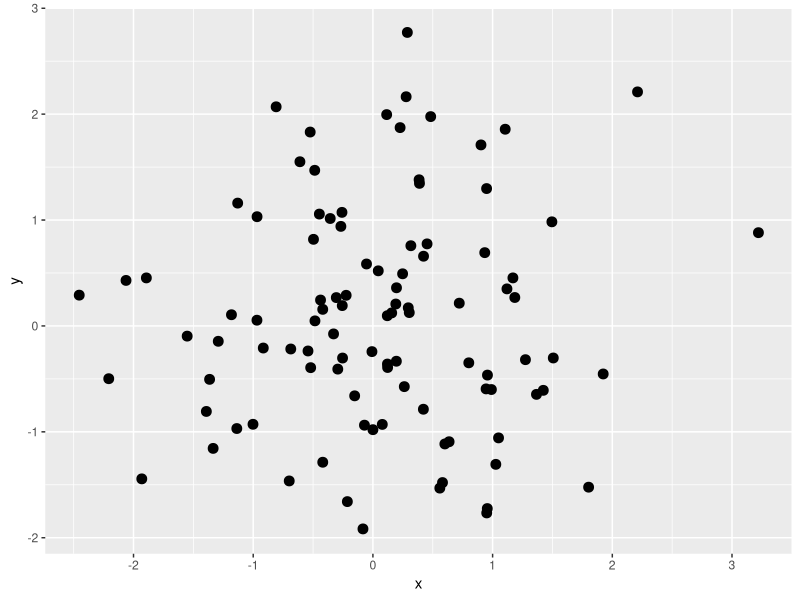

Write the R code that produced this figure.
## ---- chunk 1
knitr::opts_chunk$set(echo = FALSE, message = FALSE, warning = FALSE)
## ---- chunk 2
# ejemplo de código: todo lo que haya aquí dentro es código R
a <- 1
a + 3
## ---- chunk 3
a <- 1
a + 3
## ---- chunk 4
a <- 1
a + 3
## ---- chunk 5
# con warning = TRUE
sqrt(-1)
## ---- chunk 6
# con warning = FALSE
sqrt(-1)
## ---- chunk 7
library(tidyverse)
datos <- tibble("x" = rnorm(1e2), "y" = rnorm(1e2))
ggplot(datos) + geom_point(aes(x = x, y = y), size = 3)
